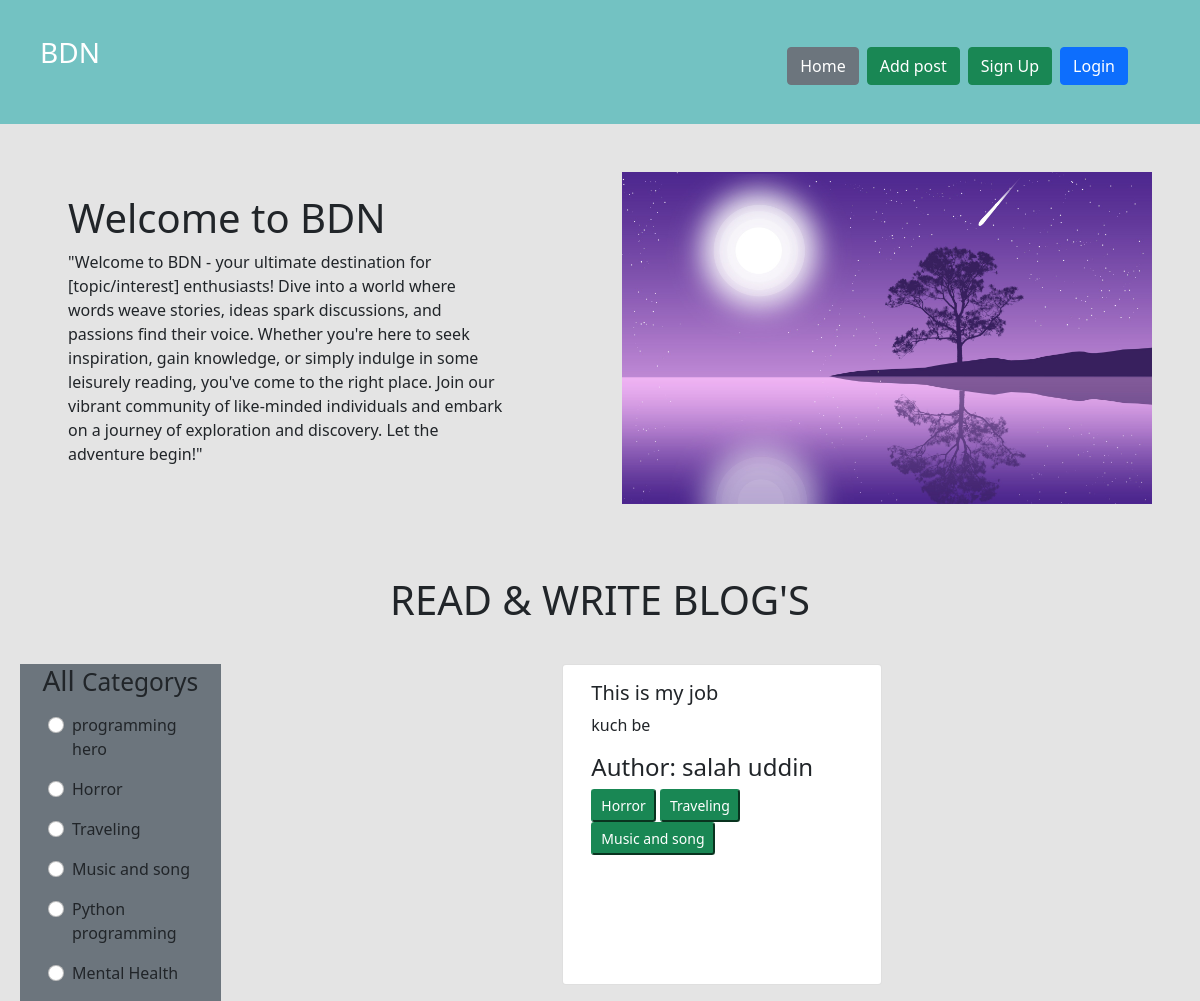
The page /category/traveling/ on the database its author committed.
### category/models.py (models this page shows)
class Category(models.Model):
    name=models.CharField(max_length=100)
    slug=models.SlugField(max_length=100,unique=True,null=True,blank=True)
    def __str__(self) -> str:
        return self.name

### post/models.py (models this page shows, shortened)
class PostModel(models.Model):
    title=models.CharField(max_length=200)
    content=models.CharField(max_length=20000000)
    author=models.ForeignKey(User,models.SET_NULL,null=True)
    category=models.ManyToManyField(Category)

### blog_project_2/views.py (the view)
# urls.py: 2. Add a URL to urlpatterns:  path('', views.home, name='home')
def home(request,category_slug=None):
    posts=PostModel.objects.all()
    categorys=Category.objects.all()
    if category_slug is not None:
        category=Category.objects.get(slug=category_slug)
        posts=PostModel.objects.filter(category=category)
    return render(request,'home.html',{'posts':posts,'category':categorys})

### templates/home.html (shortened to what this page needs)
{% extends "base.html" %}
{% load static %}
{% block content %}
 {% if not user.is_authenticated  %}
 <div class='row d-flex  justify-content-between flex-wrap align-items-center ms-2 p-5 gap-2'>
  <div class='col-lg-5'>
   <h1>Welcome to BDN</h1>
   <p>
    "Welcome to BDN - your ultimate destination for [topic/interest] enthusiasts! Dive into a world where words weave stories, ideas spark discussions, and passions find their voice. Whether you're here to seek inspiration, gain knowledge, or simply indulge in some leisurely reading, you've come to the right place. Join our vibrant community of like-minded individuals and embark on a journey of exploration and discovery. Let the adventure begin!"
   </p>
  </div>
  <div class='col-lg-6 align-items-center' >
      <img  style='width:100%' src="{% static 'yes.jpg'%}" alt="">
  </div>
</div>
 {% endif %}
  <h1 class='text-dark text-center m-4'>READ & WRITE BLOG'S</h1>
<div class='row  ms-2'>
   <div class='container-fluid col-lg-2 col-sm-12 col-md-12 bg-secondary mt-3'>
    <h3 class='text-center text-dark'>  All <small>Categorys</small> </h3>
    {% for cat in  category %}
   <div class="form-check text-white m-3">
      <input class="form-check-input" type="radio" name="flexRadioDefault" id="{{cat.id}}">
      <a href="{% url 'category_wise_slug' cat.slug%}">  <label class="form-check-label  text-dark" for="flexRadioDefault1">
      {{cat.name}}
    </label>
  </a>
  </div>
   {% endfor %}
   </div>
  <div class='col-lg-10 col-sm-12 col-md-12 row  mt-3'>
    {% for post in posts %}
      <div class="card col-sm-3 mx-auto mb-3" style="width: 20rem;">
        <div class="card-body">
          <h5 class="card-title">{{post.title}}</h5>
          <p class="card-text">{{post.content}}</p>
          <h4 class="card-text">Author: {{post.author.first_name}} {{post.author.last_name}}</h4>
          <p class="card-text">
            {% for cat in  post.category.all %}
              <button class='btn-sm btn-success ' disabled>{{cat}}</button>
            {% endfor %}
          </p>
        </div>
      </div>
    {% endfor %}
  </div>
</div>
{% endblock content %}

### rows shown on the page
Category: name "programming hero"
Category: name "Horror"
Category: name "Traveling"
Category: name "Music and song"
Category: name "Python programming"
Category: name "Mental Health"
PostModel: title "This is my job", content "kuch be", author.first_name "salah", author.last_name "uddin"
